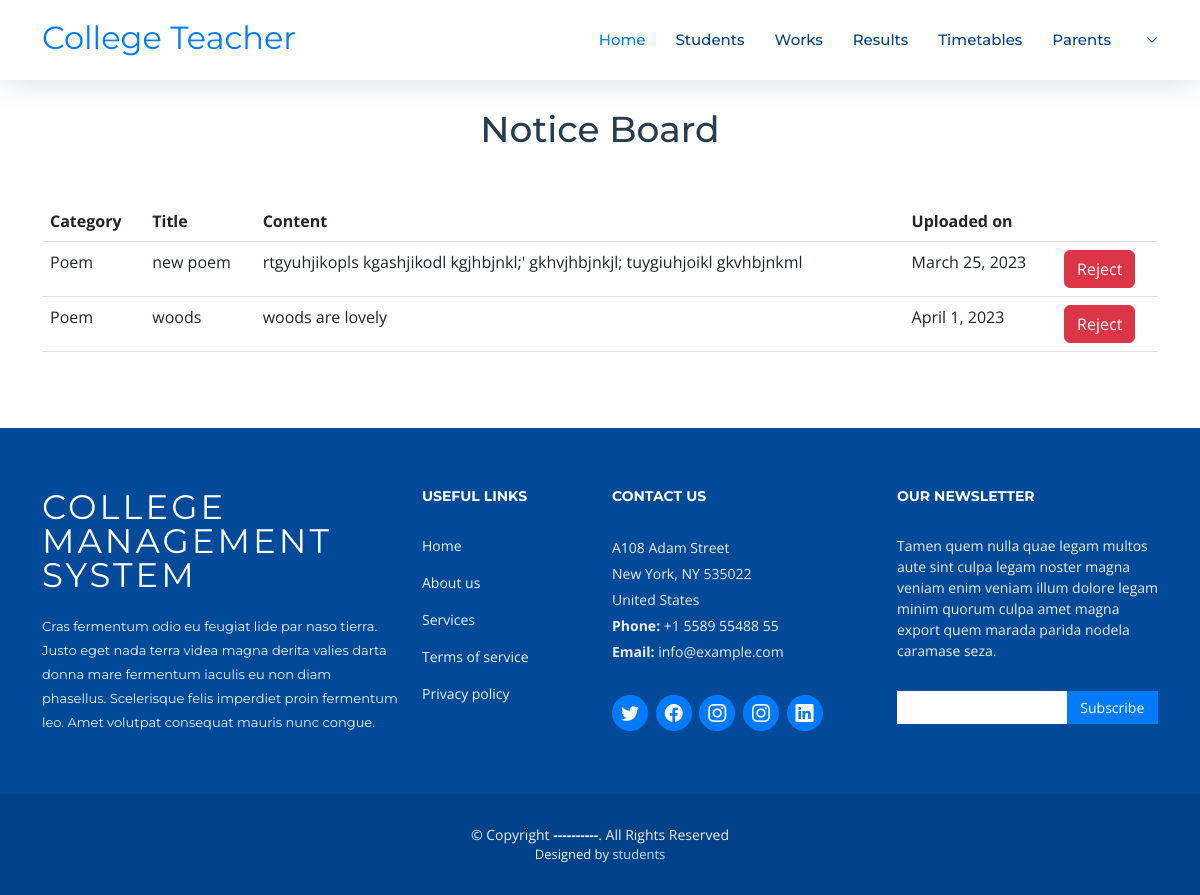
The app's page /Teacher/viewTeacherNoticeBoard with its own data.
### student/models.py (models this page shows)
class NoticeBoard(models.Model):
    options = (
            ("Poem","Poem"),
            ('Story',"Story"),
            ('Art',"Art"),
            ('Article',"Article"),
            ('Other',"Other"),
        )
    Category = models.CharField(max_length=255,choices=options)
    Title = models.CharField(max_length=255)
    Content = models.CharField(max_length=255)
    Image = models.FileField(upload_to="noticeboard",null=True,blank=True)
    uploaded_date = models.DateField( auto_now=True)
    Status = models.BooleanField(default=False)
    student = models.ForeignKey(StudentProfile,on_delete=models.CASCADE,null=True,blank=True)

### teacher/views.py (the view)
# urls.py: path("viewTeacherNoticeBoard",views.viewTeacherNoticeBoard,name="viewTeacherNoticeBoard"),
def viewTeacherNoticeBoard(request):
    noticeboard_list = NoticeBoard.objects.all()
    return render(request,"teacher/view-noticeboard.html",{"noticeboard_list":noticeboard_list})

### templates/teacher/view-noticeboard.html
{% extends 'teacher/index.html' %}
{% block content %}
<main id="main">
    <section id="contact" class="contact">
        <div class="container" data-aos="fade-up">
            <div class="section-header mt-5">
                <h3>Notice Board</h3>
            </div>
            <div class="row gx-lg-0 gy-4">
                <div class="col-lg-12">
                    <table class="table">
                        <thead>
                            <tr>
                                <th>Category</th>
                                <th>Title</th>
                                <th>Content</th>
                                <th>Uploaded on</th>
                                <th></th>
                            </tr>
                        </thead>
                        <tbody>
                            {% for t in noticeboard_list %}
                            <tr>
                                <td>{{t.Category}}</td>
                                <td>{{t.Title}}</td>
                                <td>{{t.Content}}</td>
                                <td>{{t.uploaded_date}}</td>
                                {% if t.Status == False %}
                                <td><a href="{% url 'approveArticle' t.id %}"
                                        onclick="return confirm('Confirm approve this article')"
                                        class="btn btn-success">Approve</a></td>
                                {% else %}
                                <td><a href="{% url 'rejectArticle' t.id %}"
                                        onclick="return confirm('Confirm reject this article')"
                                        class="btn btn-danger">Reject</a></td>
                                {% endif %}
                            </tr>
                            {% endfor %}
                        </tbody>
                    </table>
                </div>
            </div>
        </div>
    </section>
</main>
{% endblock %}

### static/assets/css/style.css (style rules this page uses)
body { background: #fff; color: #444; font-family: "Open Sans", sans-serif; }
a { color: #007bff; text-decoration: none; transition: 0.5s; }
h1, h2, h3, h4, h5, h6 { font-family: "Montserrat", sans-serif; font-weight: 400; margin: 0 0 20px 0; padding: 0; }
section { overflow: hidden; }
.section-header h3 { font-size: 36px; color: #283d50; text-align: center; font-weight: 500; position: relative; }
#contact { box-shadow: 0px 0px 12px 0px rgba(0, 0, 0, 0.1); padding: 60px 0; overflow: hidden; }
#contact .section-header { padding-bottom: 30px; }

### records on screen
NoticeBoard: Category "Poem", Title "new poem", Content "rtgyuhjikopls kgashjikodl kgjhbjnkl;' gkhvjhbjnkjl; tuygiuhjoikl gkvhbjnkml", uploaded_date "March 25, 2023", Status "Reject"
NoticeBoard: Category "Poem", Title "woods", Content "woods are lovely", uploaded_date "April 1, 2023", Status "Reject"
